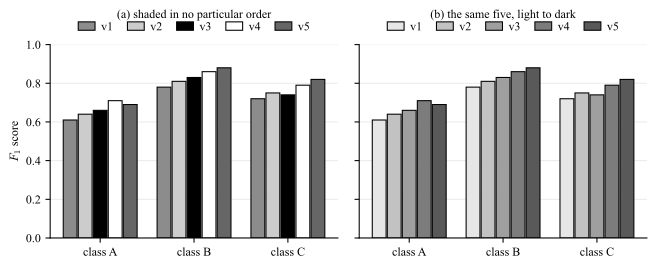

Recreate this plot in Python.
# --- Match LaTeX document: Times New Roman, 10pt, textwidth=7in ---
# Similarity with an order in it. One grouped bar chart, five model versions scored on
# three classes, shaded two ways:
#
#   (a) the arbitrary palette a library or a slide deck hands out, one of the five
#       being white with an outline;
#   (b) the same five on a light-to-dark ramp, so that the shading carries the order
#       the versions already have.
#
# Proximity makes the three groups in both panels. What changes is whether a series can
# be traced across the groups: in (a) there is nothing to trace by, since the levels
# have no order, and in (b) each group is the same ladder and a series is found by its
# rank rather than by matching a swatch.
#
# The panels are gray on purpose. Lightness is the part of a color that carries an
# order (plot_colorsort.py), and the argument is meant to survive a black-and-white
# print by construction rather than by luck.
import numpy as np
import matplotlib.pyplot as plt

plt.rcParams.update({
    'font.family': 'serif',
    'font.serif': ['Times New Roman'],
    'font.size': 10,
    'axes.titlesize': 9,
    'axes.labelsize': 9,
    'xtick.labelsize': 9,
    'ytick.labelsize': 9,
    'legend.fontsize': 9,
    'mathtext.fontset': 'cm',
})

MM = 25.4
versions = ['v1', 'v2', 'v3', 'v4', 'v5']
groups = ['class A', 'class B', 'class C']
K, G = len(versions), len(groups)

# One record: five successive versions of a model, scored on three classes.
f1 = np.array([[0.61, 0.64, 0.66, 0.71, 0.69],
               [0.78, 0.81, 0.83, 0.86, 0.88],
               [0.72, 0.75, 0.74, 0.79, 0.82]]).T        # versions along the rows

# (a) is the deck's palette: a mid gray, a light gray, black, white, a dark gray. The
# white bar is kept because it is half the lesson: a fill equal to the page is read as
# a gap in the row, and only its outline says a value is there at all.
ARB = [0.55, 0.80, 0.00, 1.00, 0.40]
# The ramp stays well clear of black at both ends. A near-black bar swallows its own
# outline and outweighs everything beside it, and the ladder does not need the extra
# range: five equal steps inside the middle of the scale are separable, and the whole
# set then sits at a weight the page can carry. The arbitrary palette keeps its black,
# since it is the palette under criticism.
RAMP = list(np.linspace(0.90, 0.35, K))                  # light to dark, equal steps

BAR_LW = 0.8
fig, axes = plt.subplots(1, 2, figsize=(7.0, 2.9), sharey=True)
width = 0.16
pos = np.arange(G)

bars_a = []
for ax, levels, title in ((axes[0], ARB, '(a) shaded in no particular order'),
                          (axes[1], RAMP, '(b) the same five, light to dark')):
    for k in range(K):
        b = ax.bar(pos + (k - (K - 1) / 2) * width, f1[k], width * 0.92,
                   color=str(levels[k]), edgecolor='black', linewidth=BAR_LW,
                   label=versions[k])
        if levels is ARB:
            bars_a.append(b[0])
    ax.set_ylim(0, 1.0)                                  # bars encode length, so zero
    ax.set_xticks(pos)
    ax.set_xticklabels(groups)
    ax.set_title(title, pad=20)   # the title stays above its own key
    ax.grid(True, axis='y', alpha=0.25)
    ax.set_axisbelow(True)
    ax.legend(loc='lower center', bbox_to_anchor=(0.5, 1.005), ncol=K,
              frameon=False, handlelength=1.4, columnspacing=1.2, handletextpad=0.5)
    for side in ('top', 'right'):
        ax.spines[side].set_visible(False)
axes[0].set_ylabel('$F_1$ score')

plt.tight_layout()

basename = 'plot_gradation'
plt.savefig(f'{basename}.pdf', bbox_inches='tight')
plt.savefig(f'{basename}.svg', bbox_inches='tight')
plt.savefig(f'{basename}.jpeg', dpi=300, bbox_inches='tight')
print(f'Saved {basename}.pdf, {basename}.svg, {basename}.jpeg')


def inversions(levels):
    """Pairs of series whose shading contradicts their order."""
    return sum(1 for i in range(len(levels)) for j in range(i + 1, len(levels))
               if levels[i] < levels[j])                  # darker should mean later


# --- the two palettes, as the caption quotes them ---------------------------------
pairs = K * (K - 1) // 2
for name, levels in (('(a)', ARB), ('(b)', RAMP)):
    steps = np.abs(np.diff(levels))
    inv = inversions(levels)
    print(f'{name} gray levels ' + ' '.join(f'{v:.2f}' for v in levels))
    print(f'    {inv} of the {pairs} pairs are shaded against their order, '
          f'and the smallest step between neighbors is {steps.min():.2f}')

print(f'\nso the arbitrary palette is not short of contrast: its closest neighbors '
      f'differ by {np.abs(np.diff(ARB)).min():.2f} against {np.abs(np.diff(RAMP)).min():.2f} '
      f'on the ramp. What it has is no order.')

# --- what the white bar puts on the page ------------------------------------------
fig.canvas.draw()
r = fig.canvas.get_renderer()
white = bars_a[ARB.index(1.00)]
bb = white.get_window_extent(renderer=r)
w_mm, h_mm = bb.width / fig.dpi * MM, bb.height / fig.dpi * MM
edge_mm = BAR_LW / 72 * MM
ink = 2 * (w_mm + h_mm) * edge_mm
print(f'\nthe white bar is {w_mm:.1f} by {h_mm:.1f} mm and its only ink is its '
      f'{edge_mm:.2f} mm outline, {ink:.0f} of the {w_mm * h_mm:.0f} square mm a '
      f'filled bar of the same size covers, that is {100 * ink / (w_mm * h_mm):.0f}%')
